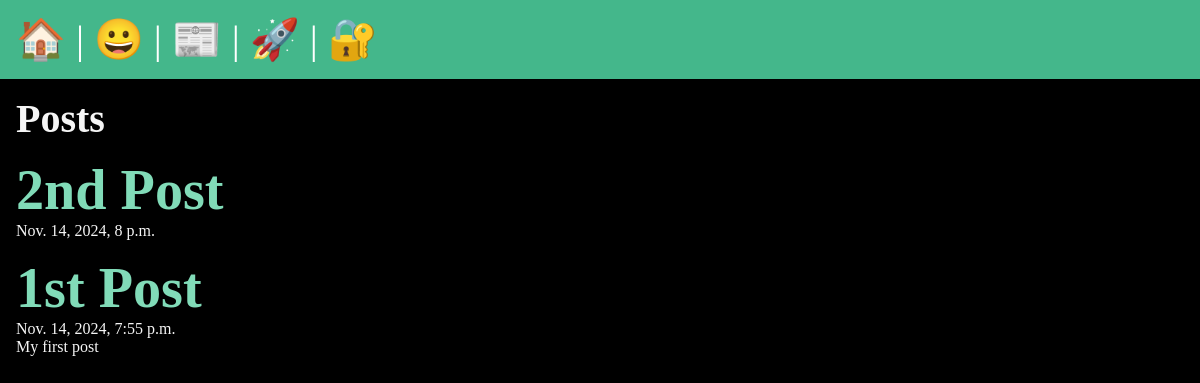
The page /posts/ on the database as committed earlier.
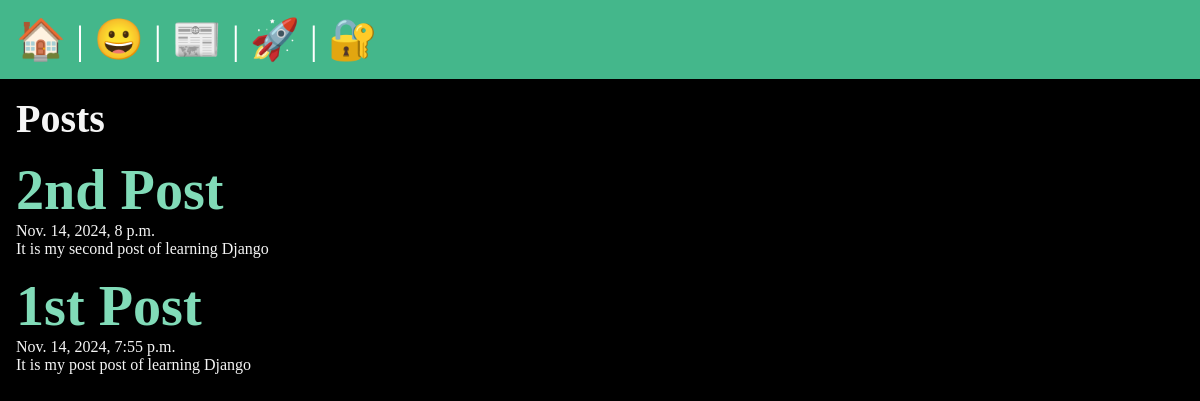
The same page on the database as committed later.
### posts/models.py (models this page shows, shortened)
class Post(models.Model):
    title = models.CharField(max_length=75)
    body = models.TextField()
    slug = models.SlugField()
    date = models.DateTimeField(auto_now_add=True)
    banner = models.ImageField(default='fallback.jpeg', blank=True)

### posts/views.py (the view)
# urls.py: path('', views.posts_list, name='list'),
def posts_list(request):
    posts = Post.objects.all().order_by('-date')
    return render(request, 'posts/posts_list.html', {'posts': posts})

### posts/templates/posts/posts_list.html (shortened to what this page needs)
{% extends 'layout.html' %}
{% block content %}
    <section>
        <h1>Posts</h1>
        {% for post in posts %}
            <article class="post">
                <h3>
                    <a href="{% url 'posts:page' slug=post.slug %}">
                        {{ post.title }}
                    </a>
                </h3>
                <p>{{ post.date }}</p>
                <p>{{ post.body }}</p>
            </article>
        {% endfor %}
    </section>
{% endblock %}

### templates/layout.html (shortened to what this page needs)
<!DOCTYPE html>
{% load static %}
<html lang="en">
<head>
    <link rel="stylesheet" href="{% static 'css/styles.css' %}">
</head>
<body>
    <nav>
        <a href="/">
            <span role="img" aria-label ="Home" title="Home">🏠</span>
        </a> |
        <a href="/about">😀 </a> |
        <a href="{% url 'posts:list' %}">
            <span role="img" aria-label ="Posts">📰</span>
        </a>
        {% if user.is_authenticated %}
            |
            <a href="{% url 'posts:new-post' %}">
                <span role="img" aria-label ="New Post" title="New Post">🆕</span>
            </a> |
            <form action="{% url 'users:logout' %}" class="logout" method="post">
                {% csrf_token %}
                <button class="logout-button" aria-label="User Logout" title="User Logout">👋🏻</button>
            </form>
        {% else %}
            |
            <a href="{% url 'users:register' %}">
                <span role="img" aria-label ="Users Registrations">🚀</span>
            </a> |
            <a href="{% url 'users:login' %}">
                <span role="img" aria-label ="Users Login">🔐</span>
            </a>
        {% endif %}
    </nav>
    <main>
        {% block content %}{% endblock %}
    </main>
</body>
</html>

Rows that differ between the two databases and show on the page:
changed Post "2nd Post": body (not shown) → "It is my second post of learning Django"
changed Post "1st Post": body "My first post" → "It is my post post of learning Django"
